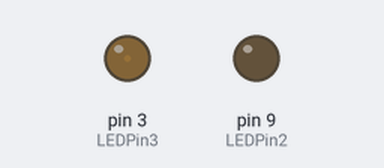
A sketch run on a simulated Arduino Uno, built with avr-gcc and run on an emulated ATmega328P. On the bench: output pins drawn as LEDs (lit = HIGH).

Above: at 0.05 s.
At 1.8 s:
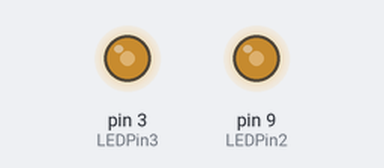
At 3.6 s:
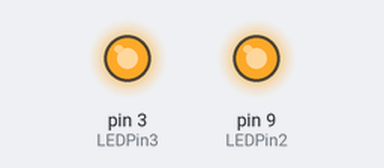
At 7.15 s:
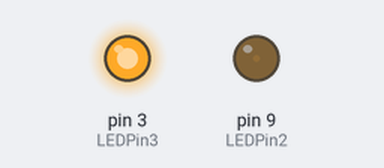
Timing chart, 0 to 9.3 s (numbered marks = the images above):
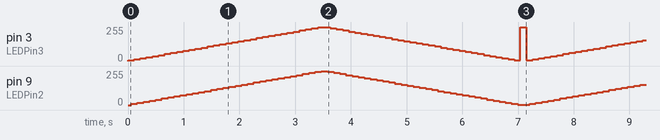

The sketch:

First_pro..ino
```cpp
int LEDPin3=3;
int LEDPin2=9;
int brightness = 5;
int fadeAmount = 4 ;
int wait3 = 60;
int wait2 = 50;
void setup() {
  pinMode(LEDPin3,OUTPUT); pinMode(LEDPin2,OUTPUT);

}

void loop() {
  analogWrite(LEDPin3, brightness);

brightness = brightness + fadeAmount;
if (brightness <=0 || brightness >=255) {
fadeAmount=-fadeAmount;
}
delay(wait3);

analogWrite(LEDPin2, brightness);

brightness = brightness + fadeAmount;
if (brightness <= 0 || brightness >= 255) {
fadeAmount = -fadeAmount;
}
delay(wait2);
}
```

Measured:
- by itself, pin 3 (LEDPin3): moves between 5/255 and 253/255, repeating every 7.2 s
